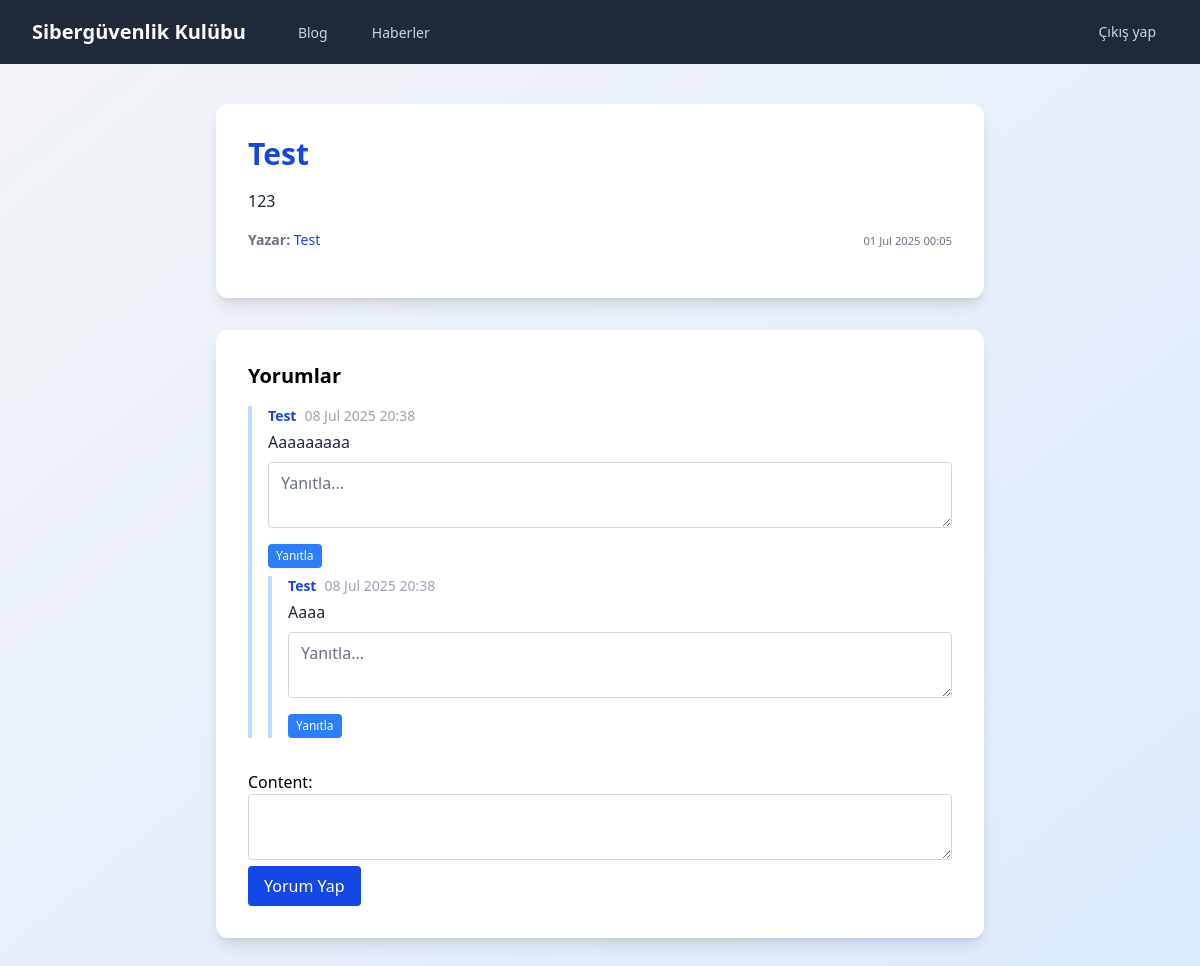
The page /blog/1/ (signed in) on the database its author committed.
### blog/models.py (models this page shows, shortened)
class Post(models.Model):
    title = models.CharField(max_length=200)
    content = models.TextField()
    author = models.ForeignKey(settings.AUTH_USER_MODEL, on_delete=models.SET_NULL, null=True, blank=True, related_name='posts')
    created_at = models.DateTimeField(auto_now_add=True)
    dummy = models.BooleanField(default=False)

class Comment(models.Model):
    post = models.ForeignKey(Post, on_delete=models.CASCADE, related_name='comments')
    author = models.ForeignKey(settings.AUTH_USER_MODEL, on_delete=models.SET_NULL, null=True, blank=True)
    parent = models.ForeignKey('self', null=True, blank=True, related_name='replies', on_delete=models.CASCADE)
    content = models.TextField()
    created_at = models.DateTimeField(auto_now_add=True)
    class Meta:
        ordering = ['created_at']

### account/models.py (models this page shows)
class CustomUser(AbstractUser):
    student_id = models.CharField(max_length=20, unique=True, null=True, blank=True)
    github_handle = models.CharField(max_length=39, null=True, blank=True)
    created_at = models.DateTimeField(auto_now_add=True)
    updated_at = models.DateTimeField(auto_now=True)

### blog/views.py (the view, shortened to what this page needs)
# urls.py: path('<int:pk>/', post_detail, name='post_detail'),
def post_detail(request, pk):
    post = get_object_or_404(Post, pk=pk)
    comments = post.comments.filter(parent__isnull=True)
    comment_form = CommentForm()
    return render(request, 'blog/post_detail.html', {
        'post': post,
        'comments': comments,
        'comment_form': comment_form
    })

### blog/forms.py
class CommentForm(forms.ModelForm):
    class Meta:
        model = Comment
        fields = ['content']
        widgets = {
            'content': forms.Textarea(attrs={'rows': 2, 'class': 'w-full rounded border-gray-300'}),
        }

### templates/blog/post_detail.html (shortened to what this page needs)
{% load static tailwind_tags %}
<!DOCTYPE html>
<html lang="tr">
<head>
    {% tailwind_css %}
</head>
<body class="bg-gradient-to-br from-gray-100 to-blue-100 min-h-screen font-sans">
    {% include 'mainpage/navbar.html' %}
    <div class="container mx-auto px-4 py-10">
        <div class="bg-white rounded-xl shadow-lg p-8 max-w-3xl mx-auto mb-8">
            <h1 class="text-3xl font-bold text-blue-700 mb-4">{{ post.title }}</h1>
            <div class="mb-4 text-gray-800 leading-relaxed text-base break-words">
                {{ post.content|safe }}
            </div>
            <div class="flex items-center justify-between text-sm text-gray-500 mb-4">
                <span>
                    <strong>Yazar:</strong>
                    {% if post.author %}
                        <a href="{% url 'user_profile' post.author.username %}" class="text-blue-700 hover:underline">
                            {{ post.author.username }}
                        </a>
                    {% else %}
                        (Bilinmiyor)
                    {% endif %}
                </span>
                <span>
                    <small>{{ post.created_at|date:"d M Y H:i" }}</small>
                </span>
            </div>
        </div>
        <div class="max-w-3xl mx-auto bg-white rounded-xl shadow-lg p-8">
            <h2 class="text-xl font-semibold mb-4">Yorumlar</h2>
            {% for comment in comments %}
                {% include "blog/comment_thread.html" with comment=comment %}
            {% empty %}
                <div class="text-gray-500">Henüz yorum yok.</div>
            {% endfor %}
            {% if user.is_authenticated %}
                <form method="post" class="mt-8">
                    {{ comment_form.as_p }}
                    <button type="submit" class="bg-blue-700 text-white px-4 py-2 rounded hover:bg-blue-800 transition">Yorum Yap</button>
                </form>
            {% else %}
                <div class="mt-8 text-gray-600">Yorum yapmak için giriş yapmalısınız.</div>
            {% endif %}
        </div>
    </div>
</body>
</html>

### templates/blog/comment_thread.html (shortened to what this page needs)
<div class="mb-4 border-l-4 border-blue-200 pl-4">
    <div class="flex items-center text-sm text-gray-700 mb-1">
        <span class="font-semibold">
            {% if comment.author %}
                <a href="{% url 'user_profile' comment.author.username %}" class="text-blue-700 hover:underline">
                    {{ comment.author.username }}
                </a>
            {% else %}
                (Bilinmiyor)
            {% endif %}
        </span>
        <span class="ml-2 text-gray-400">{{ comment.created_at|date:"d M Y H:i" }}</span>
    </div>
    <div class="mb-2 text-gray-800">{{ comment.content|safe }}</div>
    {% if user.is_authenticated %}
        <form method="post" class="mb-2">
            <textarea name="content" rows="2" class="w-full rounded border-gray-300 mb-2" placeholder="Yanıtla..."></textarea>
            <button type="submit" class="bg-blue-500 text-white px-2 py-1 rounded text-xs hover:bg-blue-600">Yanıtla</button>
        </form>
    {% endif %}
    {% for reply in comment.replies.all %}
        {% include "blog/comment_thread.html" with comment=reply %}
    {% endfor %}
</div>

### rows shown on the page
Post: title "Test", content "123", author.username "Test", created_at "01 Jul 2025 00:05"
Comment: author.username "Test", created_at "08 Jul 2025 20:38", content "Aaaaaaaaa"
Comment: author.username "Test", created_at "08 Jul 2025 20:38", content "Aaaa"
